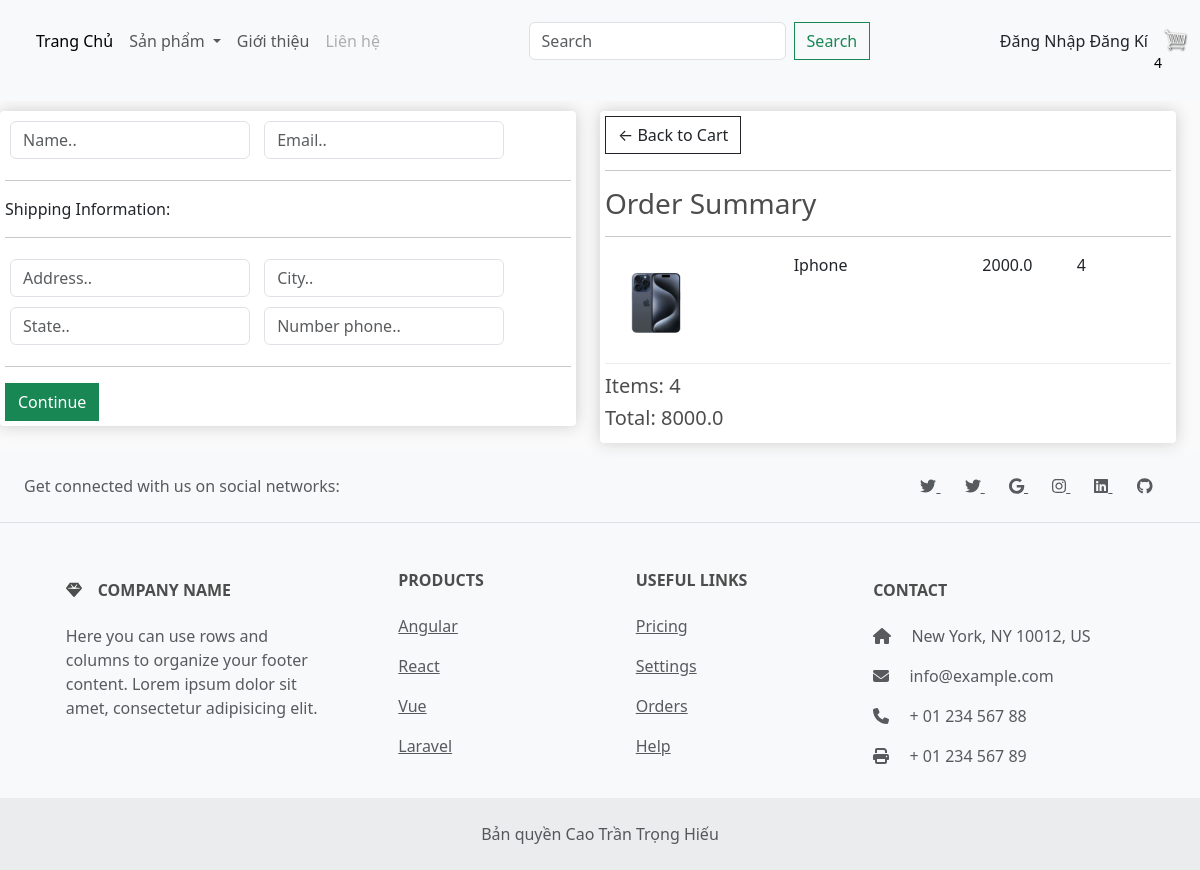
Screenshot of /checkout/ (signed in) with the database file from the repository.
### app/models.py (models this page shows, shortened)
class OrderItem(models.Model):
    product = models.ForeignKey(
        Product, on_delete=models.SET_NULL, blank=True, null=True
    )
    order = models.ForeignKey(Order, on_delete=models.SET_NULL, blank=True, null=True)
    quantity = models.IntegerField(default=0, null=True, blank=True)
    date_added = models.DateTimeField(auto_now_add=True)
    @property
    def get_total(self):
        total = self.product.price * self.quantity
        return total

class Product(models.Model):
    name = models.CharField(max_length=200, null=True)
    price = models.FloatField()
    digital = models.BooleanField(default=False, null=True, blank=False)
    image = models.ImageField(null=True, blank=True)
    detail = models.TextField(null=True, blank=True)
    @property
    def ImageURL(self):
        try:
            url = self.image.url
        except:
            url = ""
        return url

class Order(models.Model):
    customer = models.ForeignKey(User, on_delete=models.SET_NULL, blank=True, null=True)
    date_order = models.DateTimeField(auto_now_add=True)
    name = models.CharField(max_length=200, null=True)
    complete = models.BooleanField(default=False, null=True, blank=False)
    transaction_id = models.CharField(max_length=100, null=True)
    @property
    def get_cart_items(self):
        orderitems = self.orderitem_set.all()
        total = sum([item.quantity for item in orderitems])
        return total
    @property
    def get_cart_total(self):
        orderitems = self.orderitem_set.all()
        total = sum([item.get_total for item in orderitems])
        return total

### app/views.py (the view)
# urls.py: path("checkout/", views.checkout, name="checkout"),
def checkout(request):
    if request.user.is_authenticated:
        customer = request.user
        order, created = Order.objects.get_or_create(customer=customer, complete=False)
        items = order.orderitem_set.all()
        cartItems = order.get_cart_items
        user_not_login = "show"
        user_login = "hidden"
    else:
        items = []
        order = {"get_cart_items": 0, "get_cart_total": 0}
        cartItems = order["get_cart_items"]
        user_not_login = "hidden"
        user_login = "show"
    context = {
        "items": items,
        "order": order,
        "cartItems": cartItems,
        "user_not_login": user_not_login,
        "user_login": user_login,
    }
    return render(request, "app/checkout.html", context)

### app/templates/app/checkout.html (shortened to what this page needs)
{% extends 'app/base.html' %}
{% load static %}
{% block content_checkout %}
     <div class="row" style="width: 100%;">
		<div class="col-lg-6">
			<div class="box-element" id="form-wrapper">
				<form id="form">
					<div id="user-info">
						<div class="form-field">
							<input required class="form-control" type="text" name="name" placeholder="Name..">
						</div>
						<div class="form-field">
							<input required class="form-control" type="email" name="email" placeholder="Email..">
						</div>
					</div>
					<div id="shipping-info">
						<hr>
						<p>Shipping Information:</p>
						<hr>
						<div class="form-field">
							<input class="form-control" type="text" name="address" placeholder="Address..">
						</div>
						<div class="form-field">
							<input class="form-control" type="text" name="city" placeholder="City..">
						</div>
						<div class="form-field">
							<input class="form-control" type="text" name="state" placeholder="State..">
						</div>
						<div class="form-field">
							<input class="form-control" type="text" name="zipcode" placeholder="Number phone..">
						</div>
					</div>
					<hr>
					<input id="form-button" class="btn btn-success btn-block" type="submit" value="Continue">
				</form>
			</div>
			<br>
		</div>
		<div class="col-lg-6">
			<div class="box-element">
				<a  class="btn btn-outline-dark" href="{% url 'cart' %}">&#x2190; Back to Cart</a>
				<hr>
				<h3>Order Summary</h3>
				<hr>
				{% for item in items %}
				<div class="cart-row">
					<div style="flex:2"><img class="row-image" src="{{item.product.ImageURL}}"></div>
					<div style="flex:2"><p>{{item.product.name}}</p></div>
					<div style="flex:1"><p>{{item.product.price}}</p></div>
					<div style="flex:1"><p>{{item.quantity}}</p></div>
				</div>
				{% endfor %}
				<h5>Items:   {{order.get_cart_items}}</h5>
				<h5>Total:   {{order.get_cart_total}}</h5>
			</div>
		</div>
	</div>
{% endblock content_checkout %}

### app/static/app/css/main.css (style rules this page uses)
body { background-color: hsl(0, 0%, 98%); }
h1, h2, h3, h4, h5, h6 { color: hsl(0, 0%, 30%); }
.box-element { box-shadow: hsl(0, 0%, 80%) 0 0 16px; background-color: #fff; border-radius: 4px; padding: 5px; }
.col-lg-3, .col-lg-4, .col-lg-6, .col-lg-8, .col-lg-12 { margin-top: 10px; }
.btn { border-radius: 0; }
.row-image { width: 100px; }
.form-field { width: 250px; display: inline-block; padding: 5px; }
.cart-row { display: flex; align-items: flex-stretch; padding-bottom: 10px; margin-bottom: 10px; border-bottom: 1px solid #ececec; }

### rows the page displays
OrderItem: product.ImageURL (picture), product.name "Iphone", product.price "2000.0", quantity "4"
Order: get_cart_items "4", get_cart_total "8000.0"

### other values shown
{{ cartItems }} "4"
